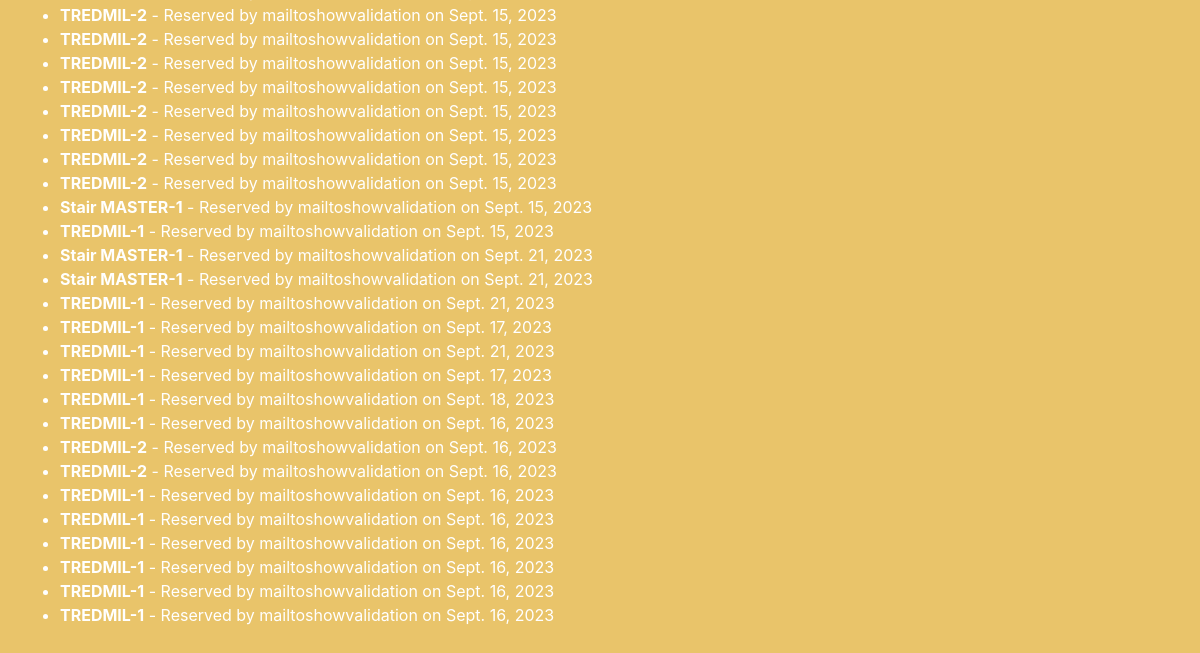
Page /members/list-reservations/ (lower part) on the earlier database version.
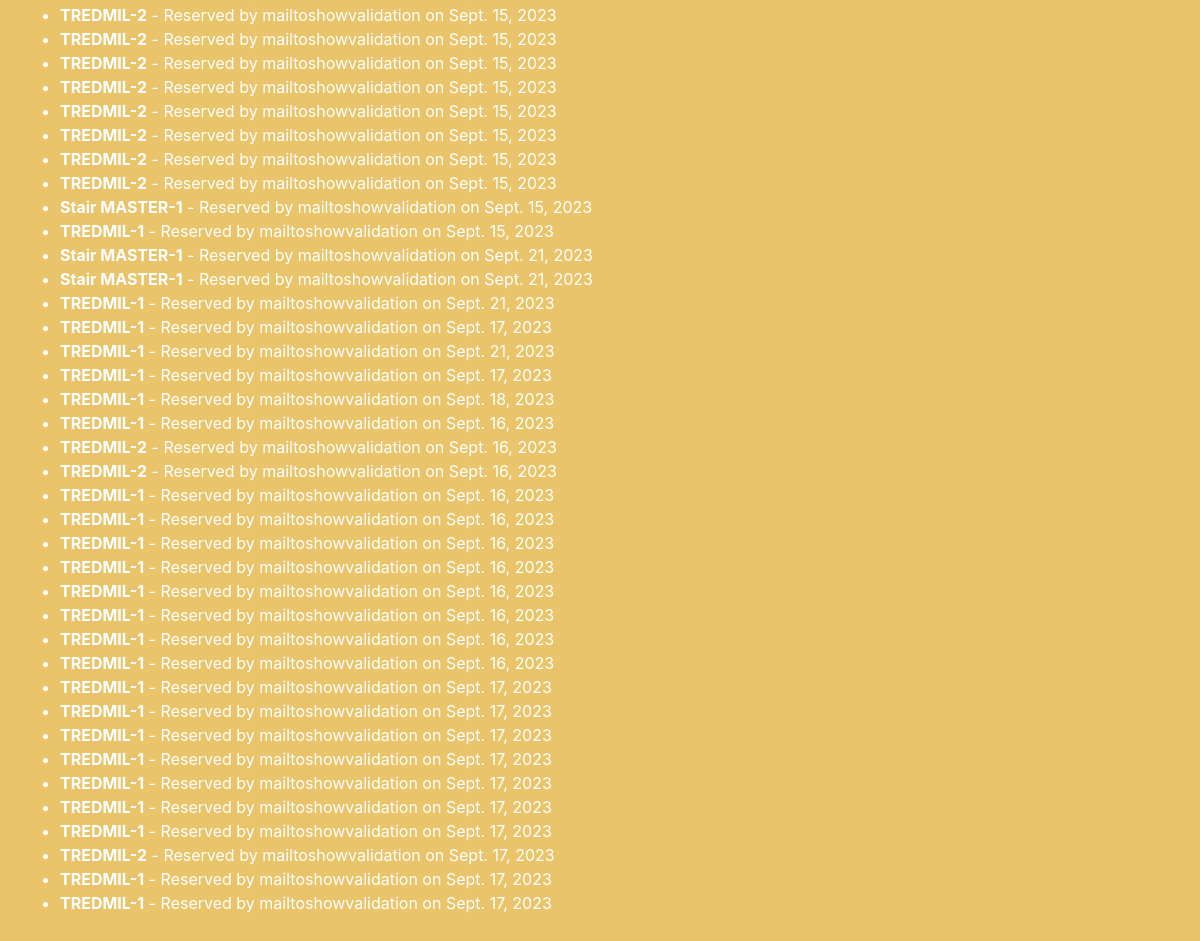
Same page on the later database version.
### Members/models.py (models this page shows, shortened)
class EquipmentReservation(models.Model):
    trainer = models.ForeignKey(FitnessTrainer, on_delete=models.CASCADE,default=1)
    fitness_user = models.ForeignKey(FitnessUser, on_delete=models.CASCADE,default=1)
    equipment = models.ForeignKey(Equipment, on_delete=models.CASCADE)
    timeslot = models.ForeignKey(TimeSlot, on_delete=models.CASCADE,default=1)
    date = models.DateField(default=timezone.now)

class Equipment(models.Model):
    name = models.CharField(max_length=255)
    description = models.TextField()

class FitnessUser(models.Model):
    user = models.OneToOneField(CustomUser, on_delete=models.CASCADE)
    fitness_goal = models.CharField(max_length=255)
    height = models.FloatField()
    weight = models.FloatField()

### users/models.py (models this page shows, shortened)
class CustomUser(AbstractBaseUser, PermissionsMixin):
    username = models.CharField(max_length=100, unique=True)
    email = models.EmailField(unique=True)
    first_name = models.CharField(max_length=100)
    last_name = models.CharField(max_length=100)
    role = models.CharField(max_length=20)  # Define roles (e.g., "FitnessUser", "FitnessTrainer", "SportsTrainer")
    description = models.TextField(blank=True, null=True)
    profile_picture = models.ImageField(upload_to='profile_pics/', blank=True, null=True)
    address = models.TextField(blank=True, null=True)
    contact_number = models.CharField(max_length=15, blank=True, null=True)
    second_contact_number = models.CharField(max_length=15, blank=True, null=True)# Add the description field
    is_active = models.BooleanField(default=True)
    is_staff = models.BooleanField(default=False)
    objects = CustomUserManager()
    USERNAME_FIELD = 'email'
    REQUIRED_FIELDS = ['username']

### Members/views.py (the view)
# urls.py: path('list-reservations/', views.list_reservations, name='list_reservations'),
def list_reservations(request):
    reservations = EquipmentReservation.objects.all()
    return render(request, 'list_reservations.html', {'reservations': reservations})

### Members/templates/list_reservations.html (shortened to what this page needs)
{% extends 'Navbar.html' %}
{% block content %}
<body>
    <ul>
        {% for reservation in reservations %}
            <li>
                <strong>{{ reservation.equipment.name }}</strong> - Reserved by {{ reservation.fitness_user.user.username }}
                on {{ reservation.date }}
            </li>
        {% endfor %}
    </ul>
{% endblock %}

Differences in the rows shown:
added EquipmentReservation: equipment.name "TREDMIL-1", fitness_user.user.username "mailtoshowvalidation", date "Sept. 16, 2023"
added EquipmentReservation: equipment.name "TREDMIL-1", fitness_user.user.username "mailtoshowvalidation", date "Sept. 16, 2023"
added EquipmentReservation: equipment.name "TREDMIL-1", fitness_user.user.username "mailtoshowvalidation", date "Sept. 17, 2023"
added EquipmentReservation: equipment.name "TREDMIL-1", fitness_user.user.username "mailtoshowvalidation", date "Sept. 17, 2023"
added EquipmentReservation: equipment.name "TREDMIL-1", fitness_user.user.username "mailtoshowvalidation", date "Sept. 17, 2023"
added EquipmentReservation: equipment.name "TREDMIL-1", fitness_user.user.username "mailtoshowvalidation", date "Sept. 17, 2023"
added EquipmentReservation: equipment.name "TREDMIL-1", fitness_user.user.username "mailtoshowvalidation", date "Sept. 17, 2023"
added EquipmentReservation: equipment.name "TREDMIL-1", fitness_user.user.username "mailtoshowvalidation", date "Sept. 17, 2023"
added EquipmentReservation: equipment.name "TREDMIL-1", fitness_user.user.username "mailtoshowvalidation", date "Sept. 17, 2023"
added EquipmentReservation: equipment.name "TREDMIL-2", fitness_user.user.username "mailtoshowvalidation", date "Sept. 17, 2023"
added EquipmentReservation: equipment.name "TREDMIL-1", fitness_user.user.username "mailtoshowvalidation", date "Sept. 17, 2023"
added EquipmentReservation: equipment.name "TREDMIL-1", fitness_user.user.username "mailtoshowvalidation", date "Sept. 17, 2023"
